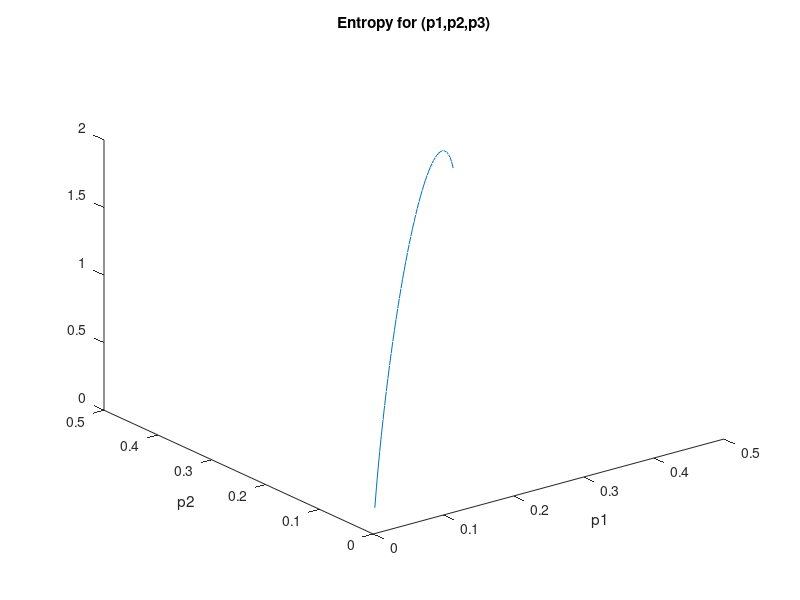

MATLAB code for this plot:
clear all;
clc;
p1 = [0.01:0.01:0.5];
p2 = 0.01:0.01:0.5;
p3 = 1 - p1 - p2;
entropy = - p1 .* log2(p1) - p2 .* log2(p2) - p3 .* log2(p3);
figure;
plot3(p1,p2,entropy)
xlabel('p1') % x-axis label
ylabel('p2') % y-axis label
title('Entropy for (p1,p2,p3)')